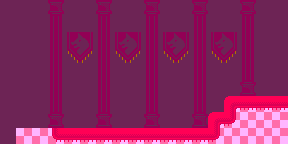

This is a level from a 2D game, rendered from its Tiled map with the project's own tilesets. A one-line summary and the complete map file follow:
An orthogonal 18x9 tile map with 16x16 px tiles, 2 tile layers (background, ground) and 4 objects (3x floor, pickle).

<map version="1.2" tiledversion="1.2.1" orientation="orthogonal" renderorder="right-down" width="18" height="9" tilewidth="16" tileheight="16" infinite="0" nextlayerid="8" nextobjectid="17">
 <tileset firstgid="1" name="tiles" tilewidth="16" tileheight="16" tilecount="32" columns="8">
  <image source="../tiles/tiles.png" width="128" height="64" />
 </tileset>
 <layer id="3" name="background" width="18" height="9">
  <data encoding="csv">
12,12,12,9,12,12,9,12,12,9,12,12,9,12,12,9,12,12,
12,12,12,17,12,12,17,12,12,17,12,12,17,12,12,17,12,12,
12,12,12,17,10,11,17,10,11,17,10,11,17,10,11,17,12,12,
12,12,12,17,18,19,17,18,19,17,18,19,17,18,19,17,12,12,
12,12,12,17,12,12,17,12,12,17,12,12,17,12,12,17,12,12,
12,12,12,17,12,12,17,12,12,17,12,12,17,12,12,25,12,12,
12,12,12,17,12,12,17,12,12,17,12,12,17,12,12,0,0,0,
12,12,12,25,12,12,25,12,12,25,12,12,25,12,0,0,0,0,
12,0,0,0,0,0,0,0,0,0,0,0,0,0,0,0,0,0
</data>
 </layer>
 <layer id="4" name="ground" width="18" height="9">
  <data encoding="csv">
0,0,0,0,0,0,0,0,0,0,0,0,0,0,0,0,0,0,
0,0,0,0,0,0,0,0,0,0,0,0,0,0,0,0,0,0,
0,0,0,0,0,0,0,0,0,0,0,0,0,0,0,0,0,0,
0,0,0,0,0,0,0,0,0,0,0,0,0,0,0,0,0,0,
0,0,0,0,0,0,0,0,0,0,0,0,0,0,0,0,0,0,
0,0,0,0,0,0,0,0,0,0,0,0,0,0,0,0,0,0,
0,0,0,0,0,0,0,0,0,0,0,0,0,0,5,3,3,3,
0,0,0,0,0,0,0,0,0,0,0,0,0,5,4,1,1,1,
0,1,1,2,3,3,3,3,3,3,3,3,3,4,1,1,1,1
</data>
 </layer>
 <objectgroup id="5" name="player">
  <object id="6" name="pickle" x="112" y="48" width="16" height="16" />
 </objectgroup>
 <objectgroup id="6" name="collisions">
  <object id="12" name="floor" x="16" y="128" width="208" height="16" />
  <object id="15" name="floor" x="208" y="112" width="32" height="16" />
  <object id="16" name="floor" x="224" y="96" width="64" height="16" />
 </objectgroup>
</map>